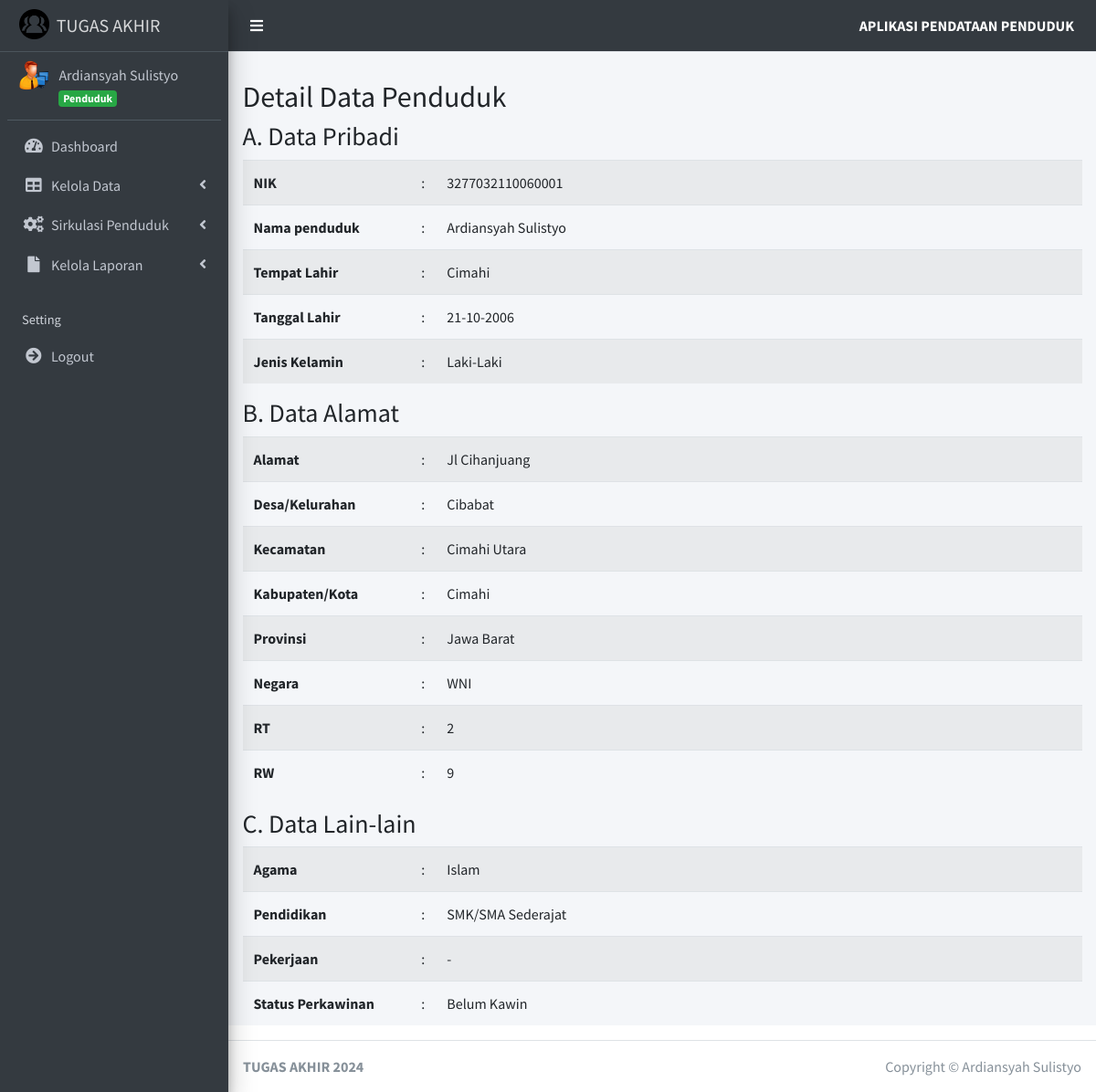
Page /?page=detail_penduduk&id_penduduk=1 (signed in) on the earlier database version.
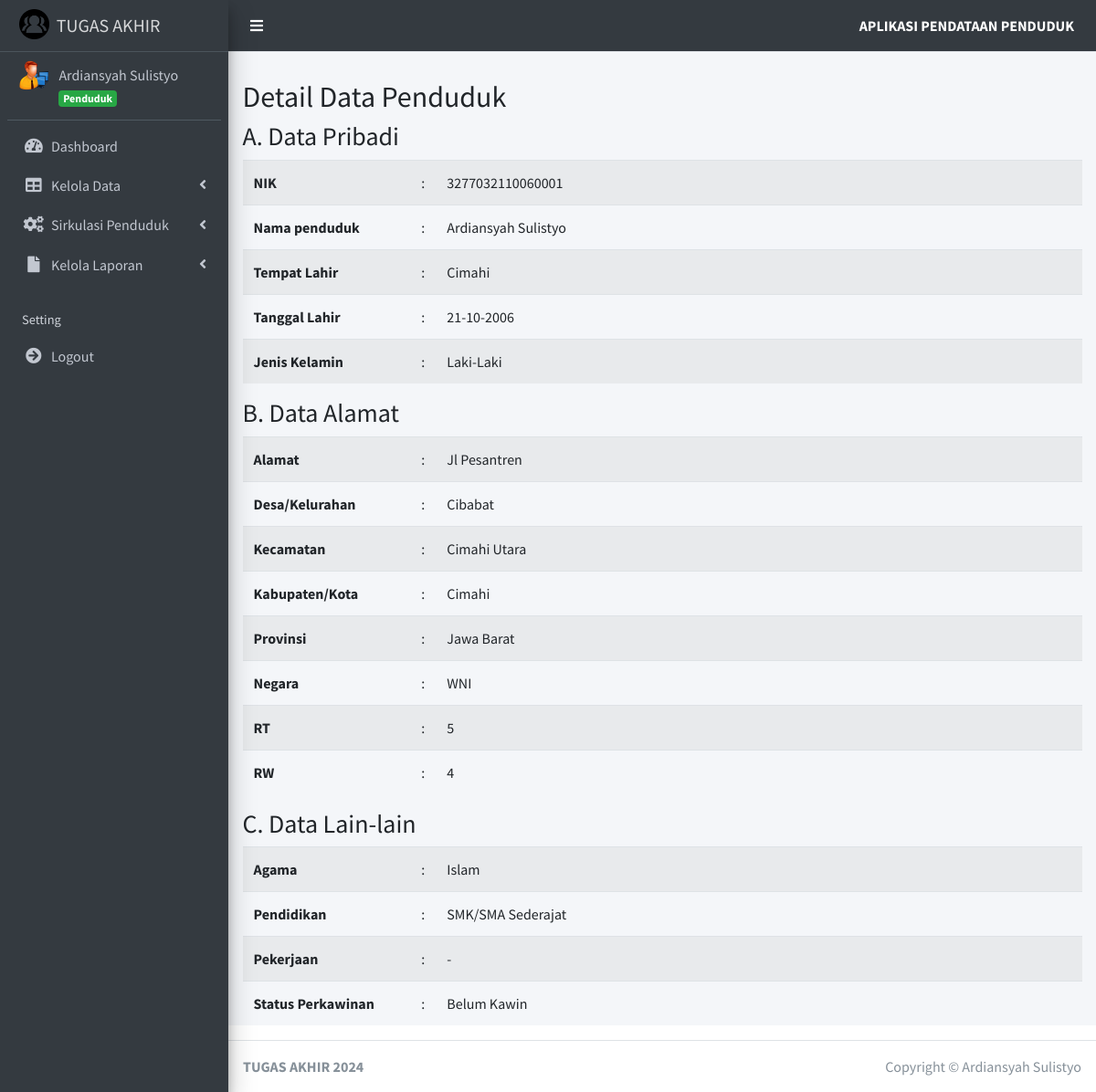
Same page on the later database version.
### tables this page shows
CREATE TABLE `penduduk` (
  `id_penduduk` int(11) NOT NULL,
  `id_user` int(11) NOT NULL,
  `nik_penduduk` varchar(16) NOT NULL,
  `nama_penduduk` varchar(45) NOT NULL,
  `tempat_lahir_penduduk` varchar(30) NOT NULL,
  `tanggal_lahir_penduduk` date NOT NULL,
  `jenis_kelamin_penduduk` enum('Laki-Laki','Perempuan') NOT NULL,
  `alamat_penduduk` text NOT NULL,
  `desa_kelurahan_penduduk` varchar(30) NOT NULL,
  `kecamatan_penduduk` varchar(30) NOT NULL,
  `kabupaten_kota_penduduk` varchar(30) NOT NULL,
  `provinsi_penduduk` varchar(30) NOT NULL,
  `negara_penduduk` varchar(30) NOT NULL,
  `rt_penduduk` varchar(3) NOT NULL,
  `rw_penduduk` varchar(3) NOT NULL,
  `agama_penduduk` enum('Islam','Kristen','Katolik','Hindu','Buddha','Konghucu') NOT NULL,
  `pendidikan_terakhir_penduduk` varchar(20) NOT NULL,
  `pekerjaan_penduduk` varchar(20) NOT NULL,
  `status_perkawinan_penduduk` enum('Kawin','Tidak Kawin','Belum Kawin','Cerai') NOT NULL,
  `status` enum('Ada','Meninggal') NOT NULL,
  `status_keluarga` enum('Sudah Berkeluarga','Belum Berkeluarga','','') NOT NULL
);

### pages/penduduk/detail_penduduk.php (the view)
<h2>Detail Data Penduduk</h2>
<?php
$get_id_penduduk = $_GET['id_penduduk'];
$query = "SELECT * FROM `penduduk` WHERE id_penduduk = $get_id_penduduk";
$hasil = mysqli_query($koneksi, $query);
$data_penduduk = [];
while ($row = mysqli_fetch_assoc($hasil)) {
    $data_penduduk[] = $row;
}
?>
<h3>A. Data Pribadi</h3>
<table class="table table-striped">
    <tr>
        <th width="20%">NIK</th>
        <td width="1%">:</td>
        <td><?= $data_penduduk[0]['nik_penduduk'] ?></td>
    </tr>
    <tr>
        <th>Nama penduduk</th>
        <td>:</td>
        <td><?= $data_penduduk[0]['nama_penduduk'] ?></td>
    </tr>
    <tr>
        <th>Tempat Lahir</th>
        <td>:</td>
        <td><?= $data_penduduk[0]['tempat_lahir_penduduk'] ?></td>
    </tr>
    <tr>
        <th>Tanggal Lahir</th>
        <td>:</td>
        <td>
            <?= ($data_penduduk[0]['tanggal_lahir_penduduk'] != '0000-00-00') ? date('d-m-Y', strtotime($data_penduduk[0]['tanggal_lahir_penduduk'])) : '' ?>
        </td>
    </tr>
    <tr>
        <th>Jenis Kelamin</th>
        <td>:</td>
        <td><?= $data_penduduk[0]['jenis_kelamin_penduduk'] ?></td>
    </tr>
</table>
<h3>B. Data Alamat</h3>
<table class="table table-striped">
    <tr>
        <th width="20%">Alamat</th>
        <td width="1%">:</td>
        <td><?= $data_penduduk[0]['alamat_penduduk'] ?></td>
    </tr>
    <tr>
        <th>Desa/Kelurahan</th>
        <td>:</td>
        <td><?= $data_penduduk[0]['desa_kelurahan_penduduk'] ?></td>
    </tr>
    <tr>
        <th>Kecamatan</th>
        <td>:</td>
        <td><?= $data_penduduk[0]['kecamatan_penduduk'] ?></td>
    </tr>
    <tr>
        <th>Kabupaten/Kota</th>
        <td>:</td>
        <td><?= $data_penduduk[0]['kabupaten_kota_penduduk'] ?></td>
    </tr>
    <tr>
        <th>Provinsi</th>
        <td>:</td>
        <td><?= $data_penduduk[0]['provinsi_penduduk'] ?></td>
    </tr>
    <tr>
        <th>Negara</th>
        <td>:</td>
        <td><?= $data_penduduk[0]['negara_penduduk'] ?></td>
    </tr>
    <tr>
        <th>RT</th>
        <td>:</td>
        <td><?= $data_penduduk[0]['rt_penduduk'] ?></td>
    </tr>
    <tr>
        <th>RW</th>
        <td>:</td>
        <td><?= $data_penduduk[0]['rw_penduduk'] ?></td>
    </tr>
</table>
<h3>C. Data Lain-lain</h3>
<table class="table table-striped">
    <tr>
        <th width="20%">Agama</th>
        <td width="1%">:</td>
        <td><?= $data_penduduk[0]['agama_penduduk'] ?></td>
    </tr>
    <tr>
        <th>Pendidikan</th>
        <td>:</td>
        <td><?= $data_penduduk[0]['pendidikan_terakhir_penduduk'] ?></td>
    </tr>
    <tr>
        <th>Pekerjaan</th>
        <td>:</td>
        <td><?= $data_penduduk[0]['pekerjaan_penduduk'] ?></td>
    </tr>
    <tr>
        <th>Status Perkawinan</th>
        <td>:</td>
        <td><?= $data_penduduk[0]['status_perkawinan_penduduk'] ?></td>
    </tr>
</table>

Differences in the rows shown:
changed penduduk "Ardiansyah Sulistyo": alamat_penduduk "Jl Cihanjuang" → "Jl Pesantren"; rt_penduduk "2" → "5"; rw_penduduk "9" → "4"
